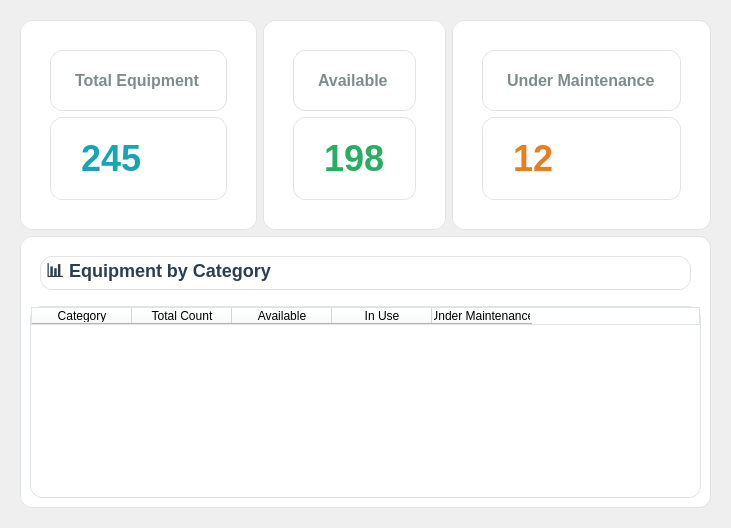
                <widget class="QWidget" name="equipmentStatisticsTab">
                 <attribute name="icon">
                  <iconset resource="resources.qrc">
                   <normaloff>:/icons/icons/statistic.png</normaloff>:/icons/icons/statistic.png</iconset>
                 </attribute>
                 <attribute name="title">
                  <string> Statistics</string>
                 </attribute>
                 <layout class="QVBoxLayout" name="equipmentStatisticsLayout">
                  <item>
                   <widget class="QFrame" name="equipmentStatsFrame">
                    <layout class="QGridLayout" name="equipmentStatsGridLayout">
                     <item row="0" column="0">
                      <widget class="QFrame" name="totalEquipmentCard">
                       <property name="styleSheet">
                        <string notr="true">background-color: white; border: 1px solid #e0e4e7; border-radius: 12px; padding: 20px;</string>
                       </property>
                       <layout class="QVBoxLayout" name="totalEquipmentLayout">
                        <item>
                         <widget class="QLabel" name="totalEquipmentTitle">
                          <property name="styleSheet">
                           <string notr="true">font-size: 16px; color: #7f8c8d; font-weight: 600;</string>
                          </property>
                          <property name="text">
                           <string>Total Equipment</string>
                          </property>
                         </widget>
                        </item>
                        <item>
                         <widget class="QLabel" name="totalEquipmentNumber">
                          <property name="styleSheet">
                           <string notr="true">font-size: 36px; font-weight: bold; color: #16a5b3;</string>
                          </property>
                          <property name="text">
                           <string>245</string>
                          </property>
                         </widget>
                        </item>
                       </layout>
                      </widget>
                     </item>
                     <item row="0" column="1">
                      <widget class="QFrame" name="availableEquipmentCard">
                       <property name="styleSheet">
                        <string notr="true">background-color: white; border: 1px solid #e0e4e7; border-radius: 12px; padding: 20px;</string>
                       </property>
                       <layout class="QVBoxLayout" name="availableEquipmentLayout">
                        <item>
                         <widget class="QLabel" name="availableEquipmentTitle">
                          <property name="styleSheet">
                           <string notr="true">font-size: 16px; color: #7f8c8d; font-weight: 600;</string>
                          </property>
                          <property name="text">
                           <string>Available</string>
                          </property>
                         </widget>
                        </item>
                        <item>
                         <widget class="QLabel" name="availableEquipmentNumber">
                          <property name="styleSheet">
                           <string notr="true">font-size: 36px; font-weight: bold; color: #27ae60;</string>
                          </property>
                          <property name="text">
                           <string>198</string>
                          </property>
                         </widget>
                        </item>
                       </layout>
                      </widget>
                     </item>
                     <item row="0" column="2">
                      <widget class="QFrame" name="maintenanceEquipmentCard">
                       <property name="styleSheet">
                        <string notr="true">background-color: white; border: 1px solid #e0e4e7; border-radius: 12px; padding: 20px;</string>
                       </property>
                       <layout class="QVBoxLayout" name="maintenanceEquipmentLayout">
                        <item>
                         <widget class="QLabel" name="maintenanceEquipmentTitle">
                          <property name="styleSheet">
                           <string notr="true">font-size: 16px; color: #7f8c8d; font-weight: 600;</string>
                          </property>
                          <property name="text">
                           <string>Under Maintenance</string>
                          </property>
                         </widget>
                        </item>
                        <item>
                         <widget class="QLabel" name="maintenanceEquipmentNumber">
                          <property name="styleSheet">
                           <string notr="true">font-size: 36px; font-weight: bold; color: #e67e22;</string>
                          </property>
                          <property name="text">
                           <string>12</string>
                          </property>
                         </widget>
                        </item>
                       </layout>
                      </widget>
                     </item>
                     <item row="1" column="0" colspan="3">
                      <widget class="QFrame" name="equipmentCategoryStatsFrame">
                       <property name="styleSheet">
                        <string notr="true">background-color: white; border: 1px solid #e0e4e7; border-radius: 12px;</string>
                       </property>
                       <layout class="QVBoxLayout" name="equipmentCategoryStatsLayout">
                        <item>
                         <widget class="QLabel" name="equipmentCategoryStatsTitle">
                          <property name="styleSheet">
                           <string notr="true">font-size: 18px; font-weight: bold; color: #2c3e50; margin: 10px;</string>
                          </property>
                          <property name="text">
                           <string>📊 Equipment by Category</string>
                          </property>
                         </widget>
                        </item>
                        <item>
                         <widget class="QTableWidget" name="equipmentCategoryStatsTable">
                          <property name="alternatingRowColors">
                           <bool>true</bool>
                          </property>
                          <column>
                           <property name="text">
                            <string>Category</string>
                           </property>
                          </column>
                          <column>
                           <property name="text">
                            <string>Total Count</string>
                           </property>
                          </column>
                          <column>
                           <property name="text">
                            <string>Available</string>
                           </property>
                          </column>
                          <column>
                           <property name="text">
                            <string>In Use</string>
                           </property>
                          </column>
                          <column>
                           <property name="text">
                            <string>Under Maintenance</string>
                           </property>
                          </column>
                         </widget>
                        </item>
                       </layout>
                      </widget>
                     </item>
                    </layout>
                   </widget>
                  </item>
                 </layout>
                </widget>
